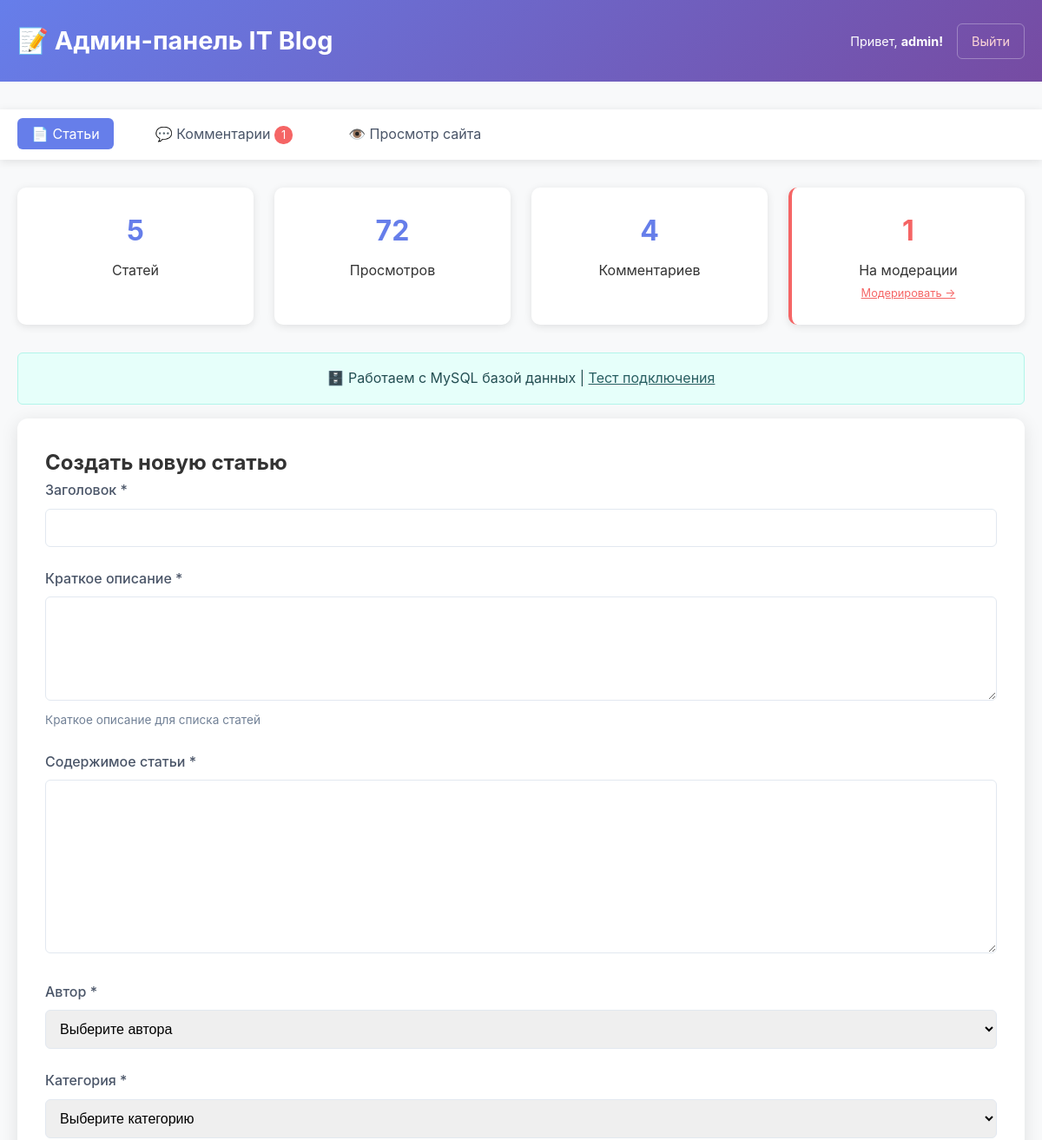
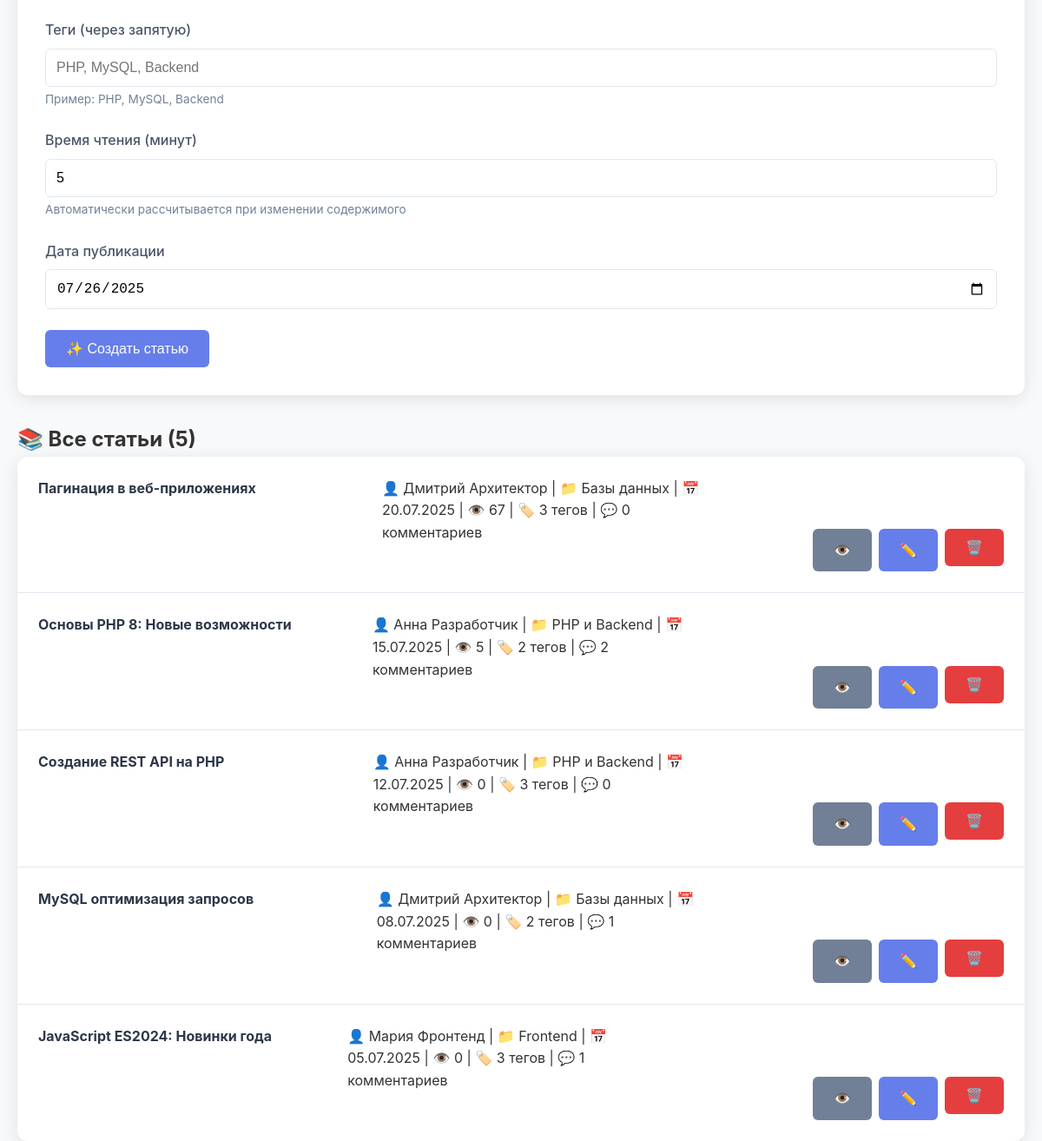
/admin/index.php (signed in), run on the app's committed database (2 pictures, top to bottom).
### tables this page shows
CREATE TABLE articles (
    id INT PRIMARY KEY AUTO_INCREMENT,
    title VARCHAR(255) NOT NULL,
    slug VARCHAR(255) UNIQUE,
    content TEXT NOT NULL,
    excerpt TEXT,
    author_id INT NOT NULL,
    category_id INT NOT NULL,
    reading_time INT DEFAULT 5,
    views INT DEFAULT 0,
    status ENUM('draft', 'published') DEFAULT 'published',
    published_at DATE,
    created_at TIMESTAMP DEFAULT CURRENT_TIMESTAMP,
    updated_at TIMESTAMP DEFAULT CURRENT_TIMESTAMP ON UPDATE CURRENT_TIMESTAMP,
    
     
    FOREIGN KEY (author_id) REFERENCES users(id) ON DELETE CASCADE,
    FOREIGN KEY (category_id) REFERENCES categories(id) ON DELETE CASCADE,
    
     
    INDEX idx_author (author_id),
    INDEX idx_category (category_id),
    INDEX idx_status (status),
    INDEX idx_published (published_at),
    INDEX idx_views (views),
    
     
    FULLTEXT KEY ft_search (title, content, excerpt)
);

CREATE TABLE categories (
    id INT PRIMARY KEY AUTO_INCREMENT,
    name VARCHAR(100) NOT NULL,
    slug VARCHAR(100) UNIQUE NOT NULL,
    description TEXT,
    created_at TIMESTAMP DEFAULT CURRENT_TIMESTAMP
);

### admin/auth.php (called while the page is built, shortened)
<?php
require_once '../functions.php';
function isAdminLoggedIn() {
    return isset($_SESSION['admin_id']) && isset($_SESSION['admin_username']);
}
function getCurrentAdmin() {
    return [
        'id' => $_SESSION['admin_id'],
        'username' => $_SESSION['admin_username'],
        'email' => $_SESSION['admin_email'] ?? ''
    ];
}
?>

### functions.php (called while the page is built, shortened)
<?php
function formatDate($date) {
    return date('d.m.Y', strtotime($date));
}
function formatViews($views) {
    if ($views < 1000) return $views;
    return round($views / 1000000, 1) . 'M';
}
function getArticleTags($articleId) {
    try {
        $pdo = getDatabaseConnection();
        $stmt = $pdo->prepare("
            SELECT t.name
            FROM tags t
            JOIN article_tags at ON t.id = at.tag_id
            WHERE at.article_id = ?
            ORDER BY t.name
        ");
        $stmt->execute([$articleId]);
        return $stmt->fetchAll(PDO::FETCH_COLUMN);
    } catch (PDOException $e) {
        error_log("Error getting article tags: " . $e->getMessage());
        return [];
    }
}
function getAllArticles($limit = null, $offset = 0) {
    try {
        $pdo = getDatabaseConnection();
        $sql = "
            SELECT
                a.*,
                u.name as author_name,
                u.email as author_email,
                c.name as category_name
            FROM articles a
            JOIN users u ON a.author_id = u.id
            JOIN categories c ON a.category_id = c.id
            WHERE a.status = 'published'
            ORDER BY a.published_at DESC, a.created_at DESC
        ";
        $stmt = $pdo->query($sql);
        $articles = $stmt->fetchAll();
        foreach ($articles as &$article) {
            $article['author'] = [
                'name' => $article['author_name'],
                'email' => $article['author_email']
            ];
            $article['category'] = $article['category_name'];
            $article['tags'] = getArticleTags($article['id']);
        }
        return $articles;
    } catch (PDOException $e) {
        error_log("Error getting all articles: " . $e->getMessage());
        return [];
    }
}
function getCommentsCount($articleId, $status = 'approved') {
    try {
        $pdo = getDatabaseConnection();
        $stmt = $pdo->prepare("
            SELECT COUNT(*) FROM comments
            WHERE article_id = ? AND status = ?
        ");
        $stmt->execute([$articleId, $status]);
        return $stmt->fetchColumn();
    } catch (PDOException $e) {
        error_log("Error counting comments: " . $e->getMessage());
        return 0;
    }
}
function getAllComments($status = null) {
    try {
        $pdo = getDatabaseConnection();
        if ($status) {
            $stmt = $pdo->prepare("
                SELECT c.*, a.title as article_title
                FROM comments c
                JOIN articles a ON c.article_id = a.id
                WHERE c.status = ?
                ORDER BY c.created_at DESC
            ");
            $stmt->execute([$status]);
        }
        return $stmt->fetchAll();
    } catch (PDOException $e) {
        error_log("Error getting all comments: " . $e->getMessage());
        return [];
    }
}
function getBlogStats() {
    try {
        $pdo = getDatabaseConnection();
        $stats = [];
        $stmt = $pdo->query("SELECT COUNT(*) FROM articles WHERE status = 'published'");
        $stats['articles'] = $stmt->fetchColumn();
        $stmt = $pdo->query("SELECT SUM(views) FROM articles WHERE status = 'published'");
        $stats['views'] = $stmt->fetchColumn() ?: 0;
        $stmt = $pdo->query("SELECT COUNT(*) FROM users");
        $stats['authors'] = $stmt->fetchColumn();
        $stmt = $pdo->query("SELECT COUNT(*) FROM categories");
        $stats['categories'] = $stmt->fetchColumn();
        $stmt = $pdo->query("SELECT COUNT(*) FROM comments WHERE status = 'approved'");
        $stats['comments'] = $stmt->fetchColumn();
        return $stats;
    } catch (PDOException $e) {
        error_log("Error getting blog stats: " . $e->getMessage());
        return ['articles' => 0, 'views' => 0, 'authors' => 0, 'categories' => 0, 'comments' => 0];
    }
}
?>

### admin/index.php (the view, shortened to what this page needs)
<?php
require_once 'auth.php';
require_once '../functions.php';
$currentAdmin = getCurrentAdmin();
$allArticles = getAllArticles();
$editingArticle = null;
$stats = getBlogStats();
$pendingComments = getAllComments('pending');
?>
<!DOCTYPE html>
<html lang="ru">
<head>
    <link rel="stylesheet" href="../css/style.css">
</head>
<body>
    <div class="admin-header">
        <div class="container">
            <div class="admin-title">
                <h1>📝 Админ-панель IT Blog</h1>
            </div>
            <div class="admin-user">
                <span>Привет, <strong><?php echo htmlspecialchars($currentAdmin['username']) ?>!</strong></span>
                <a href="?logout=1">Выйти</a>
            </div>
        </div>
    </div>
    <div class="admin-nav">
        <div class="container">
            <ul>
                <li><a href="index.php" class="active">📄 Статьи</a></li>
                <li><a href="comments_admin.php">💬 Комментарии
                    <?php if (count($pendingComments) > 0): ?>
                    <span style="background: #f56565; color: white; padding: 0.2rem 0.5rem; border-radius: 10px; font-size: 0.8rem;"><?php echo count($pendingComments) ?></span>
                    <?php endif; ?>
                </a></li>
                <li><a href="../index.php" target="_blank">👁️ Просмотр сайта</a></li>
            </ul>
        </div>
    </div>
    <div class="container">
        <div class="admin-dashboard">
            <div class="dashboard-card">
                <h3><?php echo $stats['articles'] ?></h3>
                <p>Статей</p>
            </div>
            <div class="dashboard-card">
                <h3><?php echo formatViews($stats['views']) ?></h3>
                <p>Просмотров</p>
            </div>
            <div class="dashboard-card">
                <h3><?php echo $stats['comments'] ?></h3>
                <p>Комментариев</p>
            </div>
            <div class="dashboard-card <?php echo count($pendingComments) > 0 ? 'alert' : '' ?>">
                <h3><?php echo count($pendingComments) ?></h3>
                <p>На модерации</p>
                <?php if (count($pendingComments) > 0): ?>
                <a href="comments_admin.php" style="font-size: 0.8rem; color: #f56565;">Модерировать →</a>
                <?php endif; ?>
            </div>
        </div>
        <div class="db-status">
            🗄️ Работаем с MySQL базой данных |
            <a href="config/database.php" style="color: #285e61;">Тест подключения</a>
        </div>
        <main>
            <section class="admin-form">
                <h2><?php echo $editingArticle ? 'Редактировать статью' : 'Создать новую статью' ?></h2>
                <form method="POST">
                    <div class="form-group">
                        <label for="title">Заголовок *</label>
                        <input type="text" name="title" id="title" required maxlength="255"
                               value="<?php echo htmlspecialchars($editingArticle['title'] ?? '') ?>">
                    </div>
                    <div class="form-group">
                        <label for="excerpt">Краткое описание *</label>
                        <textarea name="excerpt" id="excerpt" required maxlength="500"><?php echo htmlspecialchars($editingArticle['excerpt'] ?? '') ?></textarea>
                        <small style="color: #718096;">Краткое описание для списка статей</small>
                    </div>
                    <div class="form-group">
                        <label for="content">Содержимое статьи *</label>
                        <textarea name="content" id="content" required style="min-height: 200px;"><?php echo htmlspecialchars($editingArticle['content'] ?? '') ?></textarea>
                    </div>
                    <div class="form-group">
                        <label for="author_id">Автор *</label>
                        <select name="author_id" id="author_id" required>
                            <option value="">Выберите автора</option>
                        </select>
                    </div>
                    <div class="form-group">
                        <label for="category_id">Категория *</label>
                        <select name="category_id" id="category_id" required>
                            <option value="">Выберите категорию</option>
                        </select>
                    </div>
                    <div class="form-group">
                        <label for="tags">Теги (через запятую)</label>
                        <input type="text" name="tags" id="tags"
                               placeholder="PHP, MySQL, Backend"
                               value="<?php echo isset($editingArticle['tags']) ? htmlspecialchars(implode(', ', $editingArticle['tags'])) : '' ?>">
                        <small style="color: #718096;">Пример: PHP, MySQL, Backend</small>
                    </div>
                    <div class="form-group">
                        <label for="reading_time">Время чтения (минут)</label>
                        <input type="number" name="reading_time" id="reading_time" min="1" max="120"
                               value="<?php echo $editingArticle['reading_time'] ?? 5 ?>">
                        <small style="color: #718096;">Автоматически рассчитывается при изменении содержимого</small>
                    </div>
                    <div class="form-group">
                        <label for="date">Дата публикации</label>
                        <input type="date" name="date" id="date"
                               value="<?php echo $editingArticle ? ($editingArticle['published_at'] ?? date('Y-m-d')) : date('Y-m-d') ?>">
                    </div>
                    <div class="form-actions">
                        <button type="submit" name="<?php echo $editingArticle ? 'update' : 'create' ?>" class="btn btn-primary">
                            <?php echo $editingArticle ? '💾 Обновить статью' : '✨ Создать статью' ?>
                        </button>
                    </div>
                </form>
            </section>
            <section>
                <h2>📚 Все статьи (<?php echo count($allArticles) ?>)</h2>
                <?php if (empty($allArticles)): ?>
                <div style="text-align: center; padding: 3rem; background: white; border-radius: 12px; box-shadow: 0 4px 20px rgba(0,0,0,0.1);">
                    <h3>📝 Статей пока нет</h3>
                    <p>Создайте первую статью используя форму выше</p>
                    <p style="margin-top: 1rem;">
                        <a href="database/migration.php" class="btn btn-secondary">🔄 Запустить миграцию данных</a>
                    </p>
                </div>
                <?php else: ?>
                <div class="article-list">
                    <?php foreach ($allArticles as $article): ?>
                    <div class="article-item">
                        <div class="article-info">
                            <h4><?php echo htmlspecialchars($article['title']) ?></h4>
                            <p>
                                👤 <?php echo htmlspecialchars($article['author']['name']) ?> |
                                📁 <?php echo htmlspecialchars($article['category']) ?> |
                                📅 <?php echo formatDate($article['date']) ?> |
                                👁️ <?php echo formatViews($article['views']) ?> |
                                🏷️ <?php echo count($article['tags']) ?> тегов |
                                💬 <?php echo getCommentsCount($article['id']) ?> комментариев
                            </p>
                        </div>
                        <div class="article-actions">
                            <a href="../article.php?id=<?php echo $article['id'] ?>" class="btn btn-secondary" title="Просмотр" target="_blank">👁️</a>
                            <a href="index.php?edit=<?php echo $article['id'] ?>" class="btn btn-primary" title="Редактировать">✏️</a>
                            <form method="POST" style="display: inline;"
                                  onsubmit="return confirm('Вы уверены, что хотите удалить статью \'<?php echo htmlspecialchars($article['title']) ?>\'? Это действие нельзя отменить.');">
                                <button type="submit" name="delete" class="btn btn-danger" title="Удалить">🗑️</button>
                            </form>
                        </div>
                    </div>
                    <?php endforeach; ?>
                </div>
                <?php endif; ?>
            </section>
        </main>
    </div>
</body>
</html>

### data on the page
articles: id "4", title "JavaScript ES2024: Новинки года", name "Мария Фронтенд", category.name "Frontend", published_at "05.07.2025", views "0", count($article['tags']) "3", id "1"
articles: title "Пагинация в веб-приложениях", name "Дмитрий Архитектор", category.name "Базы данных", published_at "20.07.2025", views "67", count($article['tags']) "3", id "0"
articles: title "Основы PHP 8: Новые возможности", name "Анна Разработчик", category.name "PHP и Backend", published_at "15.07.2025", views "5", count($article['tags']) "2", id "2"
articles: title "Создание REST API на PHP", name "Анна Разработчик", category.name "PHP и Backend", published_at "12.07.2025", views "0", count($article['tags']) "3", id "0"
articles: title "MySQL оптимизация запросов", name "Дмитрий Архитектор", category.name "Базы данных", published_at "08.07.2025", views "0", count($article['tags']) "2", id "1"

### other printed values
$currentAdmin['username'] "admin"
count($pendingComments) "1"
$stats['articles'] "5"
formatViews($stats['views']) "72"
count($allArticles) "5"
